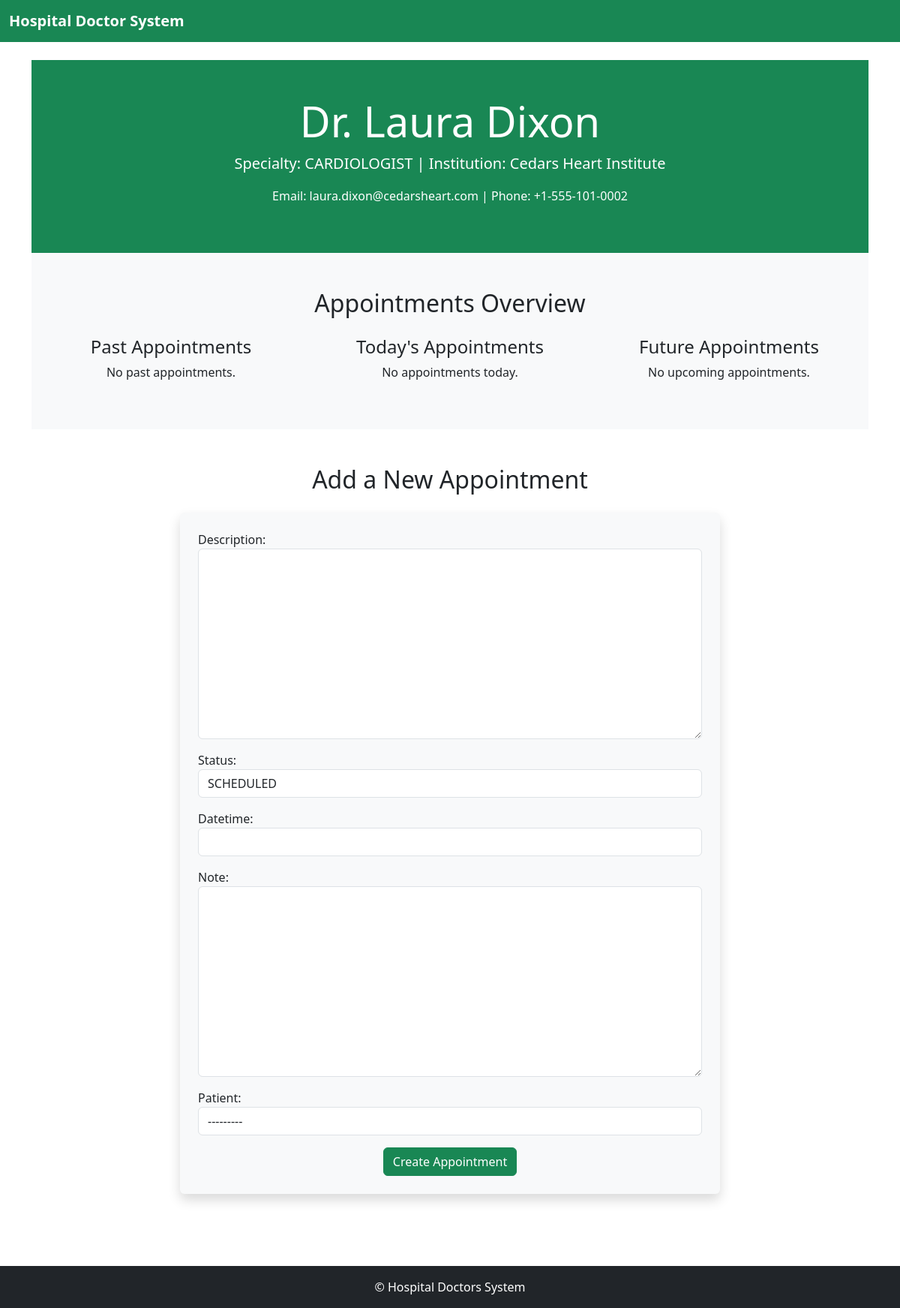
The app's page /doctors/2/ with its own data.
### hospital_app/models.py (models this page shows, shortened)
class Doctor(models.Model):
    SPECIALITY_CHOICE = [
        ("cardiologist", "CARDIOLOGIST"),
        ("dermatologist", "DERMATOLOGIST"),
        ("neurologist","NEUROLOGIST")
    ]
    user = models.ForeignKey(User, on_delete=models.CASCADE)
    full_name = models.CharField(max_length=101)
    specialty = models.CharField(max_length=51, choices=SPECIALITY_CHOICE)
    image = models.ImageField(upload_to="doctors/",  null=True, blank=True)
    institution = models.CharField(max_length=101)
    completed_appointments = models.PositiveIntegerField(default=0)
    email = models.EmailField()
    phone = models.CharField(max_length=101)

### hospital_app/views.py (the view, shortened to what this page needs)
# urls.py: path('doctors/<int:doctor_id>/', views.doctor_detail, name="doctor_detail")
def doctor_detail(request, doctor_id):
    doctor = get_object_or_404(Doctor, id=doctor_id)
    form = AppointmentForm()
    now = timezone.now()
    all_appointments = Appointment.objects.filter(responsible_doctor=doctor)
    past_appointments = all_appointments.filter(datetime__lt=now, status='completed')
    today_appointments = all_appointments.filter(datetime__date=now.date())
    future_appointments = all_appointments.filter(datetime__gt=now, status='scheduled')
    context = {
        'doctor': doctor,
        'form': form,
        'past_appointments': past_appointments,
        'today_appointments': today_appointments,
        'future_appointments': future_appointments,
    }
    return render(request, 'doctor_detail.html', context)

### hospital_app/forms.py
class AppointmentForm(forms.ModelForm):
    def __init__(self, *args, **kwargs):
        super(AppointmentForm, self).__init__(*args, **kwargs)
        for field_name, field in self.fields.items():
            field.widget.attrs['class'] = 'form-control'
    class Meta:
        model = Appointment
        exclude = ['responsible_doctor', "appointment_type"]

### hospital_app/models.py (called while the page is built)
    def __str__(self):
        return self.full_name

### hospital_app/templates/doctor_detail.html (shortened to what this page needs)
{% extends 'base.html' %}
{% block content %}
<section class="py-5 bg-success text-white text-center">
    <div class="container">
        <h1 class="display-4">{{ doctor.full_name }}</h1>
        <p class="lead">Specialty: {{ doctor.get_specialty_display }} | Institution: {{ doctor.institution }}</p>
        <p>Email: {{ doctor.email }} | Phone: {{ doctor.phone }}</p>
    </div>
</section>
<section class="py-5 bg-light">
    <div class="container">
        <h2 class="mb-4 text-center">Appointments Overview</h2>
        <div class="row">
            <div class="col-md-4">
                <h4 class="text-center">Past Appointments</h4>
                {% for appt in past_appointments %}
                <div class="card mb-3">
                    <div class="card-body">
                        <h5 class="card-title">{{ appt.get_appointment_type_display }}</h5>
                        <p class="card-text">{{ appt.description }}</p>
                        <p class="text-muted">Date: {{ appt.datetime }}</p>
                        <p class="text-muted">Patient: {{ appt.patient.full_name }}</p>
                    </div>
                </div>
                {% empty %}
                <p class="text-center">No past appointments.</p>
                {% endfor %}
            </div>
            <div class="col-md-4">
                <h4 class="text-center">Today's Appointments</h4>
                {% for appt in today_appointments %}
                <div class="card mb-3">
                    <div class="card-body">
                        <h5 class="card-title">{{ appt.get_appointment_type_display }}</h5>
                        <p class="card-text">{{ appt.description }}</p>
                        <p class="text-muted">Time: {{ appt.datetime|time }}</p>
                        <p class="text-muted">Patient: {{ appt.patient.full_name }}</p>
                    </div>
                </div>
                {% empty %}
                <p class="text-center">No appointments today.</p>
                {% endfor %}
            </div>
            <div class="col-md-4">
                <h4 class="text-center">Future Appointments</h4>
                {% for appt in future_appointments %}
                <div class="card mb-3">
                    <div class="card-body">
                        <h5 class="card-title">{{ appt.get_appointment_type_display }}</h5>
                        <p class="card-text">{{ appt.description }}</p>
                        <p class="text-muted">Scheduled for: {{ appt.datetime }}</p>
                        <p class="text-muted">Patient: {{ appt.patient.full_name }}</p>
                    </div>
                </div>
                {% empty %}
                <p class="text-center">No upcoming appointments.</p>
                {% endfor %}
            </div>
        </div>
    </div>
</section>
<section class="py-5 bg-white">
    <div class="container">
        <h2 class="mb-4 text-center">Add a New Appointment</h2>
        <div class="row justify-content-center">
            <div class="col-md-8">
                <form method="post" class="p-4 bg-light rounded shadow">
                    {{ form.as_p }}
                    <div class="text-center">
                        <button type="submit" class="btn btn-success">Create Appointment</button>
                    </div>
                </form>
            </div>
        </div>
    </div>
</section>
{% endblock %}

### records on screen
Doctor: full_name "Dr. Laura Dixon", specialty "CARDIOLOGIST", institution "Cedars Heart Institute", email "laura.dixon@cedarsheart.com", phone "+1-555-101-0002"
